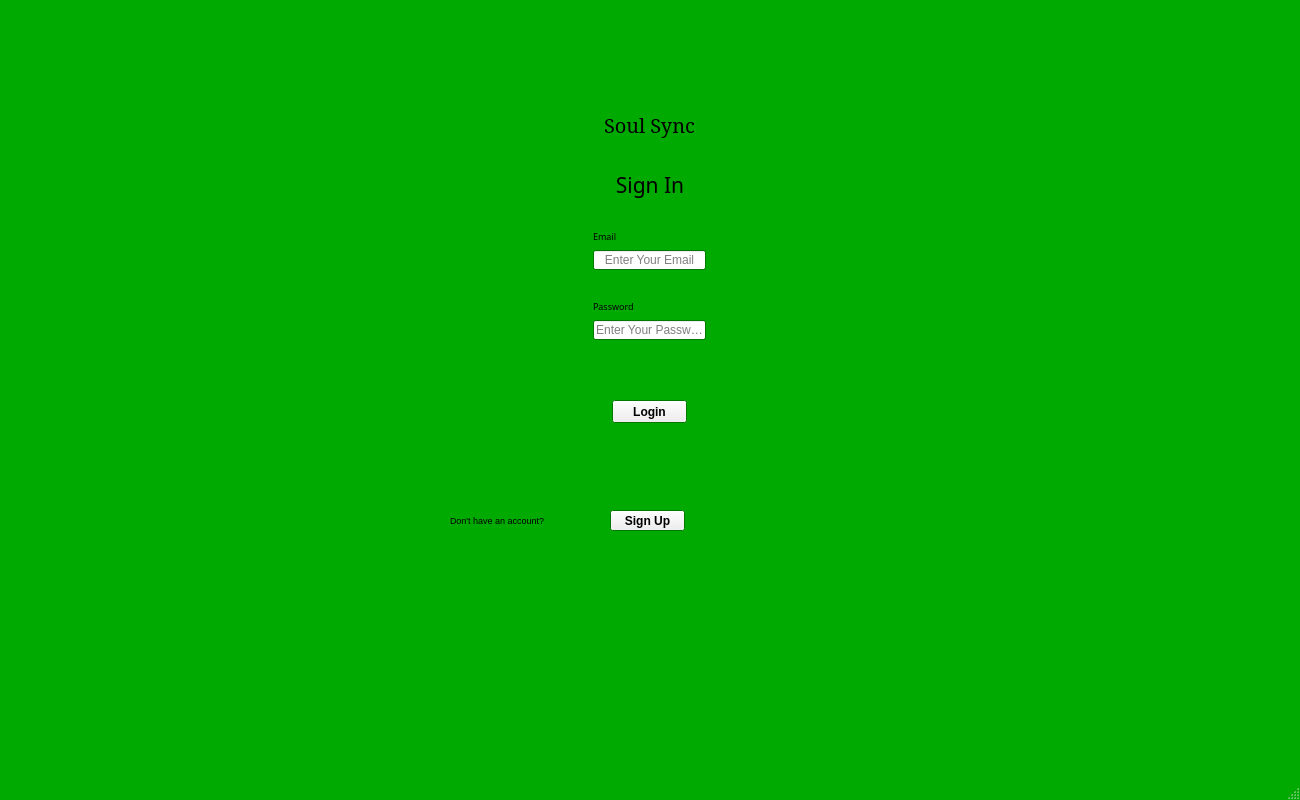
<?xml version="1.0" encoding="UTF-8"?>
<ui version="4.0">
 <class>MainWindow</class>
 <widget class="QMainWindow" name="MainWindow">
  <property name="geometry">
   <rect>
    <x>0</x>
    <y>0</y>
    <width>1300</width>
    <height>800</height>
   </rect>
  </property>
  <property name="palette">
   <palette>
    <active>
     <colorrole role="Base">
      <brush brushstyle="SolidPattern">
       <color alpha="255">
        <red>255</red>
        <green>255</green>
        <blue>255</blue>
       </color>
      </brush>
     </colorrole>
     <colorrole role="Window">
      <brush brushstyle="SolidPattern">
       <color alpha="255">
        <red>0</red>
        <green>170</green>
        <blue>0</blue>
       </color>
      </brush>
     </colorrole>
    </active>
    <inactive>
     <colorrole role="Base">
      <brush brushstyle="SolidPattern">
       <color alpha="255">
        <red>255</red>
        <green>255</green>
        <blue>255</blue>
       </color>
      </brush>
     </colorrole>
     <colorrole role="Window">
      <brush brushstyle="SolidPattern">
       <color alpha="255">
        <red>0</red>
        <green>170</green>
        <blue>0</blue>
       </color>
      </brush>
     </colorrole>
    </inactive>
    <disabled>
     <colorrole role="Base">
      <brush brushstyle="SolidPattern">
       <color alpha="255">
        <red>0</red>
        <green>170</green>
        <blue>0</blue>
       </color>
      </brush>
     </colorrole>
     <colorrole role="Window">
      <brush brushstyle="SolidPattern">
       <color alpha="255">
        <red>0</red>
        <green>170</green>
        <blue>0</blue>
       </color>
      </brush>
     </colorrole>
    </disabled>
   </palette>
  </property>
  <property name="windowTitle">
   <string>Soul Sync</string>
  </property>
  <property name="windowIcon">
   <iconset>
    <normaloff>Downloads/src/model/_c5dca270-092d-4483-b12e-a031080d7df9.jpeg</normaloff>
    <normalon>Downloads/src/model/_c5dca270-092d-4483-b12e-a031080d7df9.jpeg</normalon>
    <activeon>Downloads/src/model/_c5dca270-092d-4483-b12e-a031080d7df9.jpeg</activeon>Downloads/src/model/_c5dca270-092d-4483-b12e-a031080d7df9.jpeg</iconset>
  </property>
  <widget class="QWidget" name="centralwidget">
   <widget class="QLabel" name="label_2">
    <property name="geometry">
     <rect>
      <x>594</x>
      <y>0</y>
      <width>111</width>
      <height>101</height>
     </rect>
    </property>
    <property name="text">
     <string/>
    </property>
    <property name="pixmap">
     <pixmap>_c5dca270-092d-4483-b12e-a031080d7df9.jpeg</pixmap>
    </property>
    <property name="scaledContents">
     <bool>true</bool>
    </property>
    <property name="alignment">
     <set>Qt::AlignCenter</set>
    </property>
   </widget>
   <widget class="QLabel" name="label_3">
    <property name="geometry">
     <rect>
      <x>569</x>
      <y>110</y>
      <width>161</width>
      <height>30</height>
     </rect>
    </property>
    <property name="font">
     <font>
      <family>MS Serif</family>
      <pointsize>15</pointsize>
     </font>
    </property>
    <property name="text">
     <string>Soul Sync</string>
    </property>
    <property name="alignment">
     <set>Qt::AlignCenter</set>
    </property>
   </widget>
   <widget class="QLabel" name="label_4">
    <property name="geometry">
     <rect>
      <x>550</x>
      <y>160</y>
      <width>200</width>
      <height>50</height>
     </rect>
    </property>
    <property name="font">
     <font>
      <family>Microsoft Uighur</family>
      <pointsize>16</pointsize>
     </font>
    </property>
    <property name="text">
     <string>Sign In</string>
    </property>
    <property name="alignment">
     <set>Qt::AlignCenter</set>
    </property>
   </widget>
   <widget class="QLineEdit" name="email">
    <property name="geometry">
     <rect>
      <x>593</x>
      <y>250</y>
      <width>113</width>
      <height>20</height>
     </rect>
    </property>
    <property name="alignment">
     <set>Qt::AlignCenter</set>
    </property>
    <property name="placeholderText">
     <string>Enter Your Email</string>
    </property>
   </widget>
   <widget class="QLineEdit" name="password">
    <property name="geometry">
     <rect>
      <x>593</x>
      <y>320</y>
      <width>113</width>
      <height>20</height>
     </rect>
    </property>
    <property name="alignment">
     <set>Qt::AlignCenter</set>
    </property>
    <property name="placeholderText">
     <string>Enter Your Password</string>
    </property>
   </widget>
   <widget class="QPushButton" name="login_btn">
    <property name="geometry">
     <rect>
      <x>612</x>
      <y>400</y>
      <width>75</width>
      <height>23</height>
     </rect>
    </property>
    <property name="font">
     <font>
      <weight>75</weight>
      <bold>true</bold>
     </font>
    </property>
    <property name="text">
     <string>Login</string>
    </property>
   </widget>
   <widget class="QLabel" name="label_5">
    <property name="geometry">
     <rect>
      <x>450</x>
      <y>510</y>
      <width>151</width>
      <height>20</height>
     </rect>
    </property>
    <property name="font">
     <font>
      <pointsize>7</pointsize>
     </font>
    </property>
    <property name="text">
     <string>Don't have an account?</string>
    </property>
   </widget>
   <widget class="QPushButton" name="sign_up_btn">
    <property name="geometry">
     <rect>
      <x>610</x>
      <y>510</y>
      <width>75</width>
      <height>21</height>
     </rect>
    </property>
    <property name="font">
     <font>
      <weight>75</weight>
      <bold>true</bold>
     </font>
    </property>
    <property name="text">
     <string>Sign Up</string>
    </property>
   </widget>
   <widget class="QLabel" name="error_label">
    <property name="geometry">
     <rect>
      <x>560</x>
      <y>460</y>
      <width>180</width>
      <height>20</height>
     </rect>
    </property>
    <property name="font">
     <font>
      <pointsize>7</pointsize>
     </font>
    </property>
    <property name="text">
     <string/>
    </property>
    <property name="alignment">
     <set>Qt::AlignCenter</set>
    </property>
   </widget>
   <widget class="QLabel" name="label">
    <property name="geometry">
     <rect>
      <x>593</x>
      <y>230</y>
      <width>50</width>
      <height>12</height>
     </rect>
    </property>
    <property name="font">
     <font>
      <family>MS Gothic</family>
      <pointsize>7</pointsize>
     </font>
    </property>
    <property name="text">
     <string>Email</string>
    </property>
   </widget>
   <widget class="QLabel" name="label_6">
    <property name="geometry">
     <rect>
      <x>593</x>
      <y>300</y>
      <width>70</width>
      <height>12</height>
     </rect>
    </property>
    <property name="font">
     <font>
      <family>MS Gothic</family>
      <pointsize>7</pointsize>
     </font>
    </property>
    <property name="text">
     <string>Password</string>
    </property>
   </widget>
  </widget>
  <widget class="QMenuBar" name="menubar">
   <property name="geometry">
    <rect>
     <x>0</x>
     <y>0</y>
     <width>1300</width>
     <height>22</height>
    </rect>
   </property>
  </widget>
  <widget class="QStatusBar" name="statusbar"/>
 </widget>
 <resources/>
 <connections/>
</ui>
